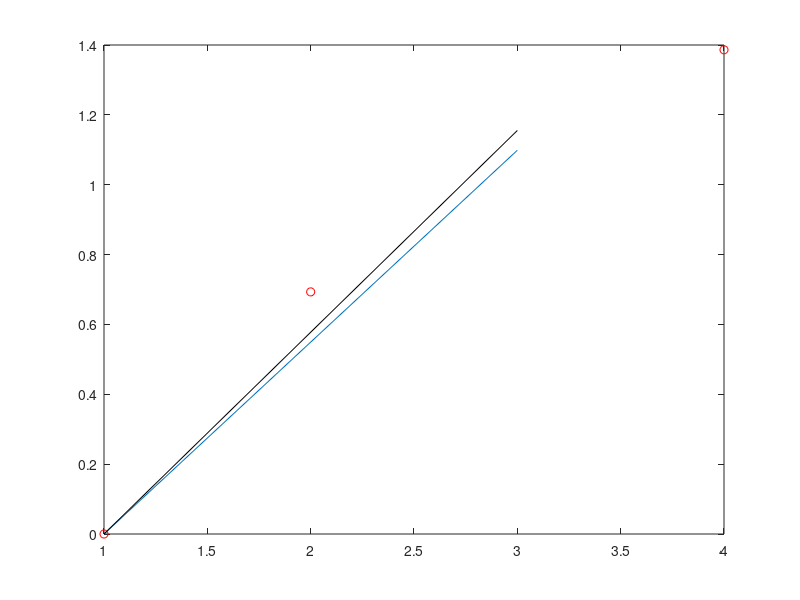
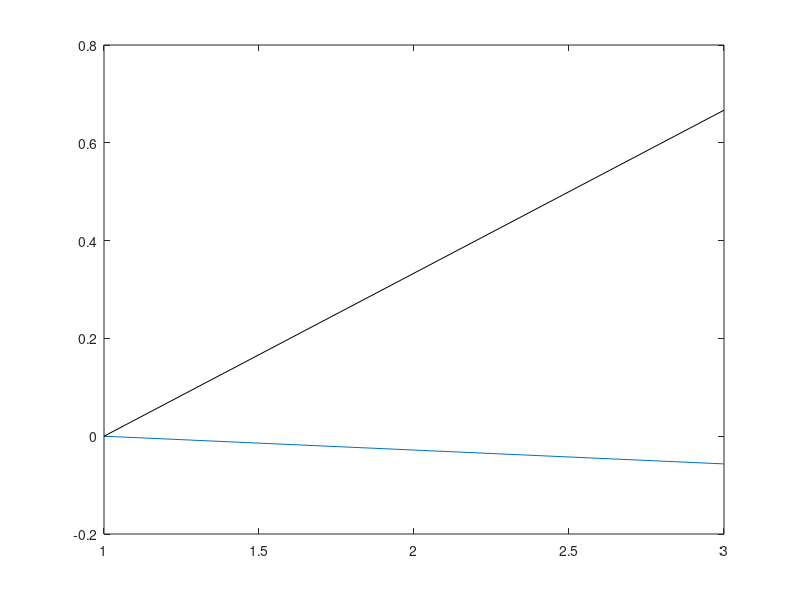

MATLAB code to generate these figures, in order:
%Lagrange P2
%Interpolation

clear all
close all

xd = [1, 2, 4];
yd = log(xd);

plot(xd,yd,'or')
hold on
d1 = (xd(1) - xd(2))*(xd(1) - xd(3));
d2 = (xd(2) - xd(1))*(xd(2) - xd(3));
d3 = (xd(3) - xd(1))*(xd(3) - xd(2));

a = yd(1)/d1 + yd(2)/d2 +yd(3)/d3;
b = yd(1)*(-xd(2) - xd(3))/d1 + yd(2)*(-xd(1) - xd(3))/d2 +yd(3)*(-xd(1) - xd(2))/d3;
c = yd(1)*xd(2)*xd(3)/d1 + yd(2)*xd(1)*xd(3)/d2 +yd(3)*xd(1)*xd(2)/d3;


p= a.*xd.*xd + b.*xd + c;
x = 1:2:4;
papp = a.*x.*x + b.*x + c;

s = log(x);
plot(x,s)
plot(x,papp,'k')
figure(2)
plot(x,s - papp)
hold on
errorform = -(x - xd(1)).*(x - xd(2)).*(x - xd(3))/3;
plot(x,errorform,'k')